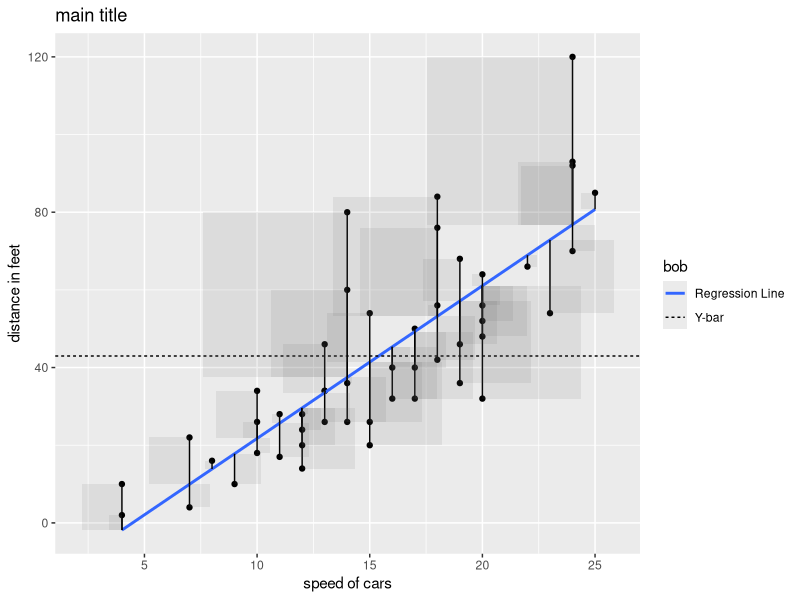

The R source for this figure:
library(tidyverse)


cars.lm <- lm(dist ~ speed, data=cars)
cars.lm$fitted.values
summary(cars.lm)

ggplot(cars, aes(x=speed, y=dist)) + 
  geom_point() + 
  geom_smooth(method="lm", se=F, formula=y~x, aes(linetype="Regression Line")) + 
  geom_hline(aes(yintercept=mean(dist), linetype="Y-bar")) +
  labs(title="main title", x="speed of cars", y="distance in feet", linetype="bob") +
  geom_segment(aes(x=speed, xend=speed, y=dist, yend=cars.lm$fit)) + 
  geom_rect(aes(xmin=speed, xmax=speed-cars.lm$res*0.15, ymin=dist, ymax=cars.lm$fit), alpha=0.1)


